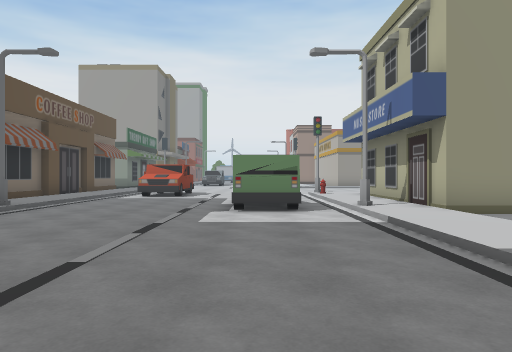
[1] (above)

24 first-person views from a walk through a scene from a Unity 3-D project. The camera is 1.4 m above the floor, looks level and sees 70° across. The floor is counted in squares, 2 m on a side. Each view is taken from the middle of a square. On the plan, view 1 faces up. The plan holds only what a view shows up to about 11 squares ahead; the rest is blank. The place goes on beyond the plan. Some animated figures are left out.

[2]
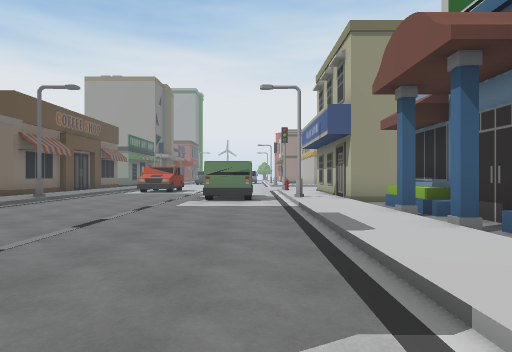

[3]
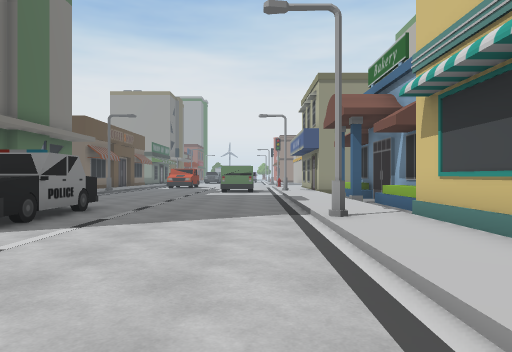

[4]
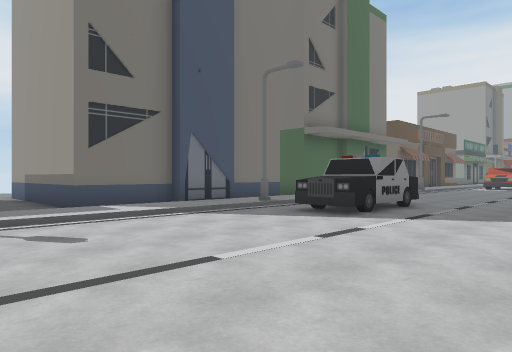

[5]
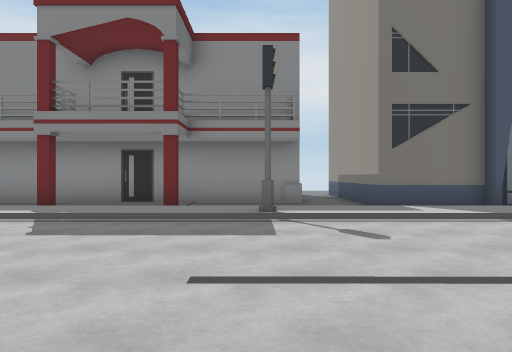

[6]
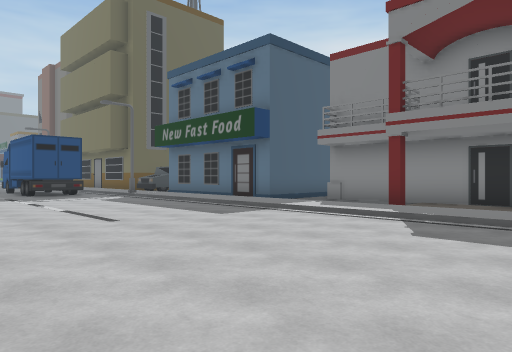

[7]
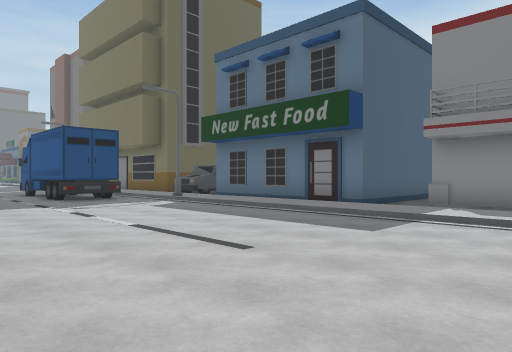

[8]
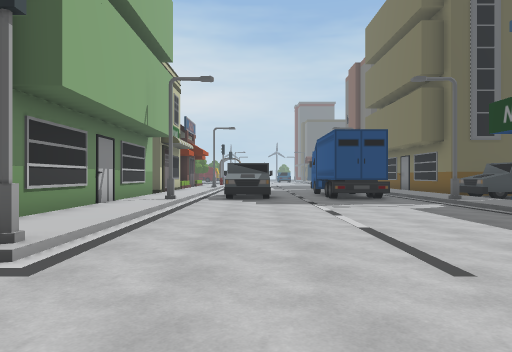

[9]
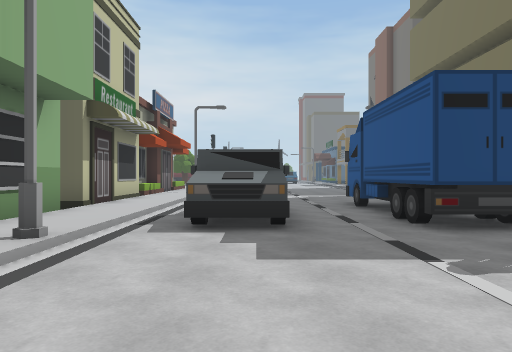

[10]
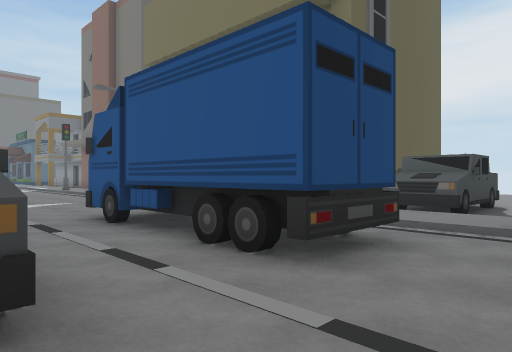

[11]
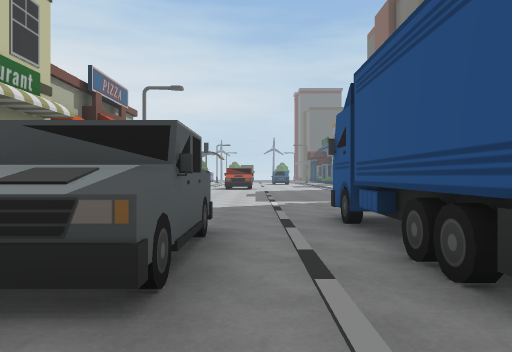

[12]
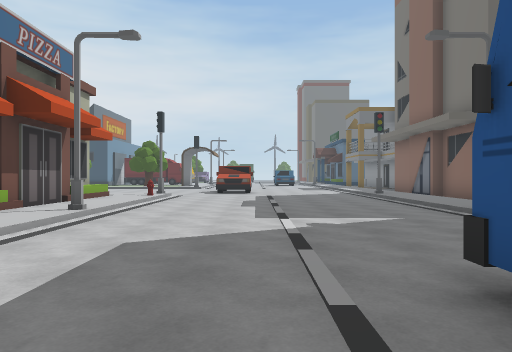

[13]
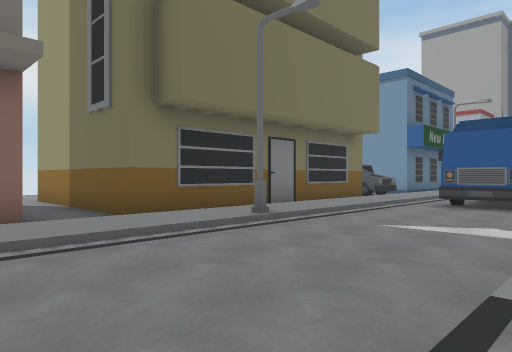

[14]
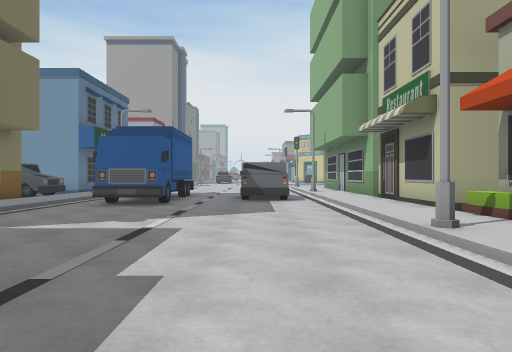

[15]
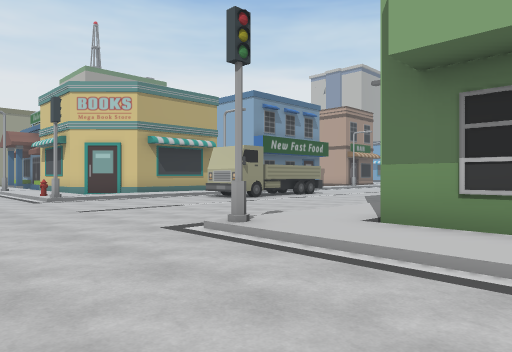

[16]
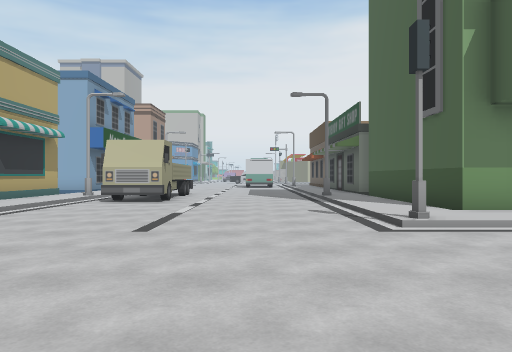

[17]
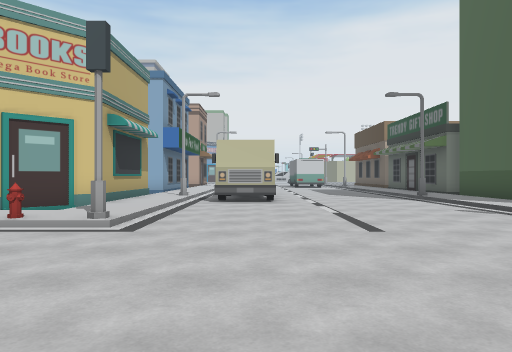

[18]
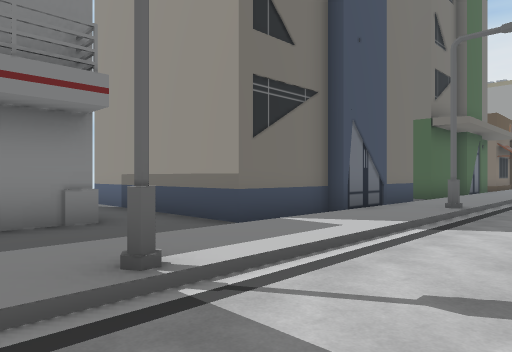

[19]
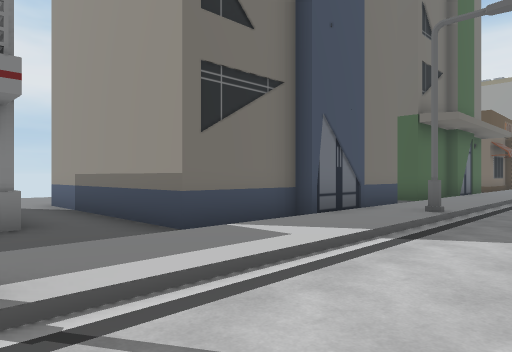

[20]
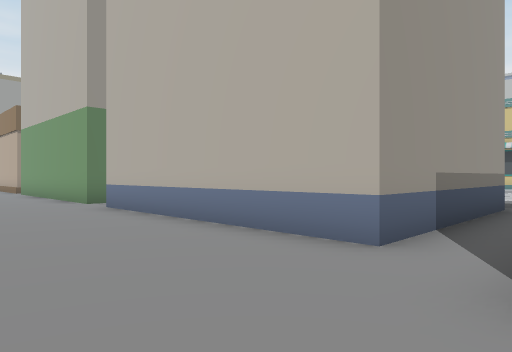

[21]
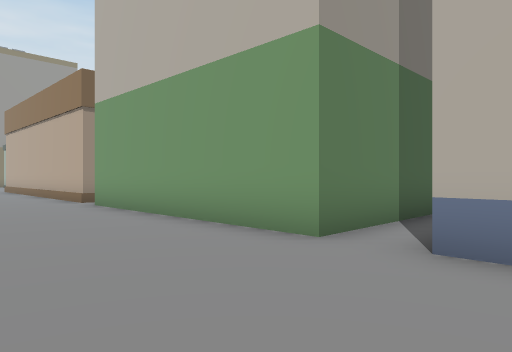

[22]
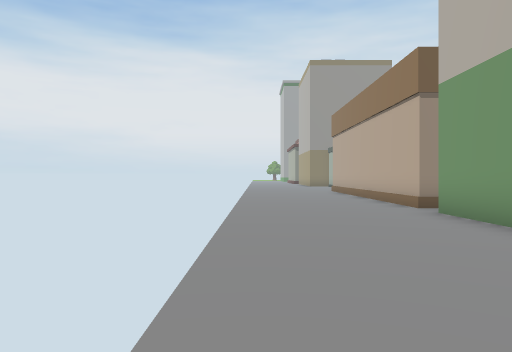

[23]
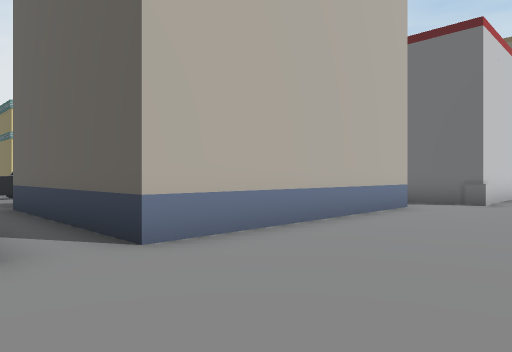

[24]
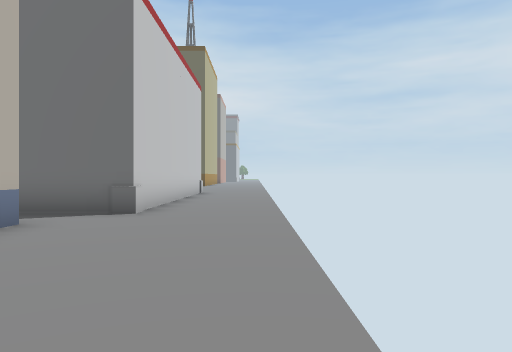

### Floor plan
Key: @ floor where view 1 was taken; # wall or solid block; . main floor; : floor 0.25 m higher than the main floor; / step, stairs or slope; S streetlight; B building; C car; T truck; H hydrant; O other object.
Columns run from 16 left of view 1 to 8 right of it. Each row starts with its distance up from view 1.
 12 ....#
 11 ....#    #:/....  /:#
 10 ....#    #:/....  /:#
  9 ....#     :/....  /:#
  8 ....B    B:S....OOS:#
  7 ....B    B:/....O./:##
  6 ....B      /......///B
  5 ....B      /......///B
  4 ....B    B: ......///B
  3 ....B    B:/ ...../:.B
  2 ....BBBBBB:/ ...../:.B
  1 ..........:/ .....///B
  0 ....BBBBBB:/ C..@.///B
 -1 ....B    B:/.C....///
 -2 ....B    B:SCC....S:#
 -3 ....B    B:/.C..../:#
 -4 ....B    B:/....../:#
 -5 ....B    B:/....../:#
 -6 ....BBBBBB:/....../:##
 -7 ..........:/......H:.####
 -8 ...#####..:/....../::::::
 -9 ...#   #..:#......#/////.
-10 ...#   #..:/...........TT
-11 ...#   #.#:/...........TT
-12 ...#   #..:/.............
-13        #.#:/.............
-14        #. :/.............
-15        #. :/.............
-16        #. :/......#/////O
-17       ... :/....../::::::
-18       BBBB:/....../:BBBBB
-19          B:/....../:B
-20          B:/....../:B
-21          B:/....../:B
-22          B:/....../:B
-23          B:S......S:B
-24       TTTT:/OO..TT/:B
-25         TT: OO..TT/:B
-26      BBBBB:/ O..TT/:
-27          B:/OO..../:B
-28          B:/OO..../:B
-29          B:/....../:B
-30          B:/....../:BB
-31          B:/....../:B
-32          B:/....../:B
-33          B:S......S:B
-34     BBBBBB:/....../:B
-35      .....:/....../:B
-36          B:/....../:B
-37          B:/...... :B

Positions as (right, up) in squares from view 1, and headings:
1: (0, 0), facing up
2: (1, -3), facing up
3: (1, -8), facing up
4: (1, -9), facing up-left
5: (1, -9), facing left
6: (1, -10), facing down-left
7: (1, -13), facing down-left
8: (0, -13), facing down
9: (0, -19), facing down
10: (0, -22), facing down-left
11: (-1, -22), facing down
12: (-1, -26), facing down
13: (-1, -37), facing up-left
14: (0, -37), facing up
15: (-1, -20), facing up-right
16: (-3, -14), facing right
17: (-3, -11), facing right
18: (-3, -10), facing up-left
19: (-3, -9), facing up-left
20: (-16, -8), facing up-right
21: (-16, -1), facing up-right
22: (-16, 1), facing up
23: (-16, 2), facing down-right
24: (-16, -1), facing down
